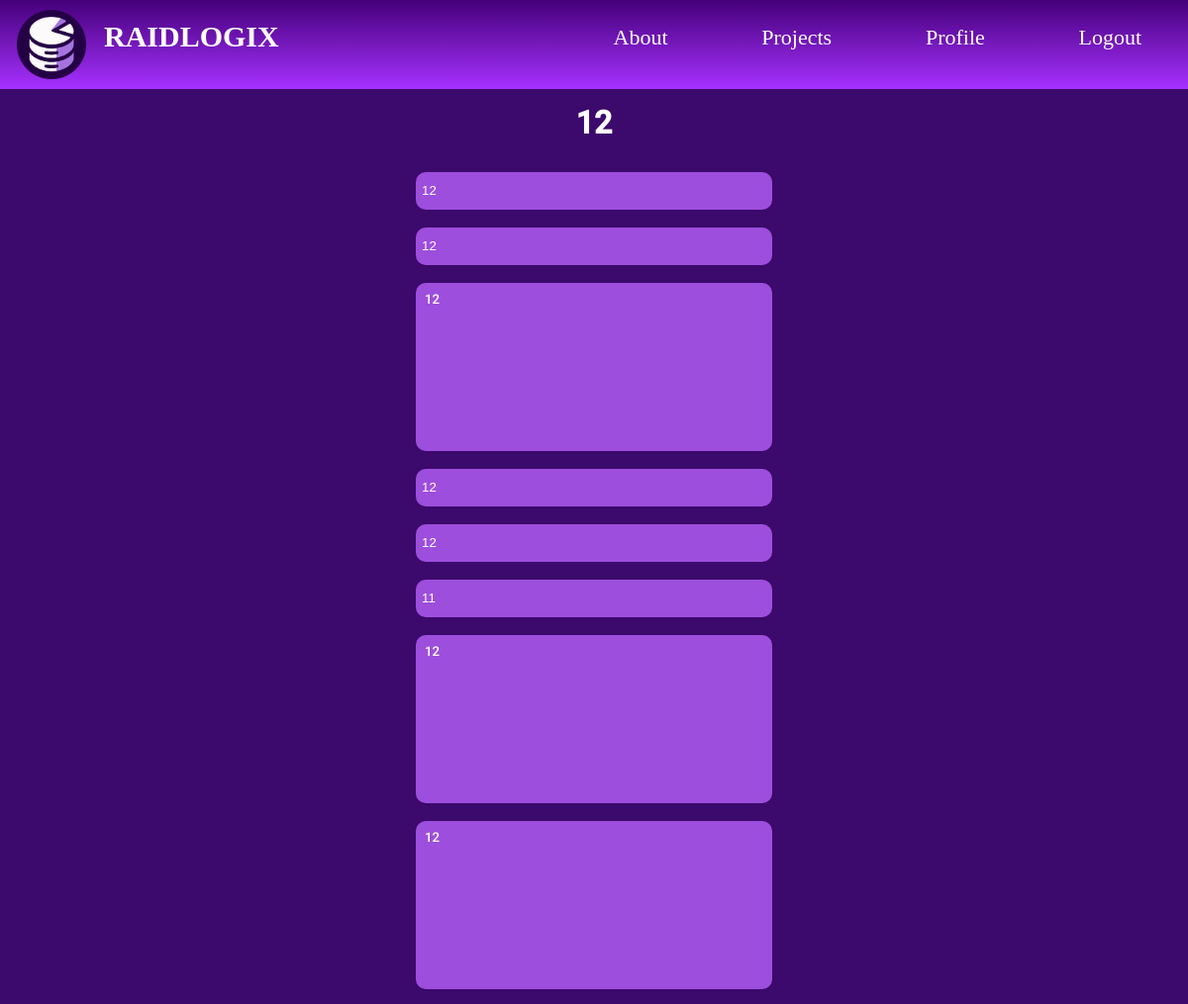
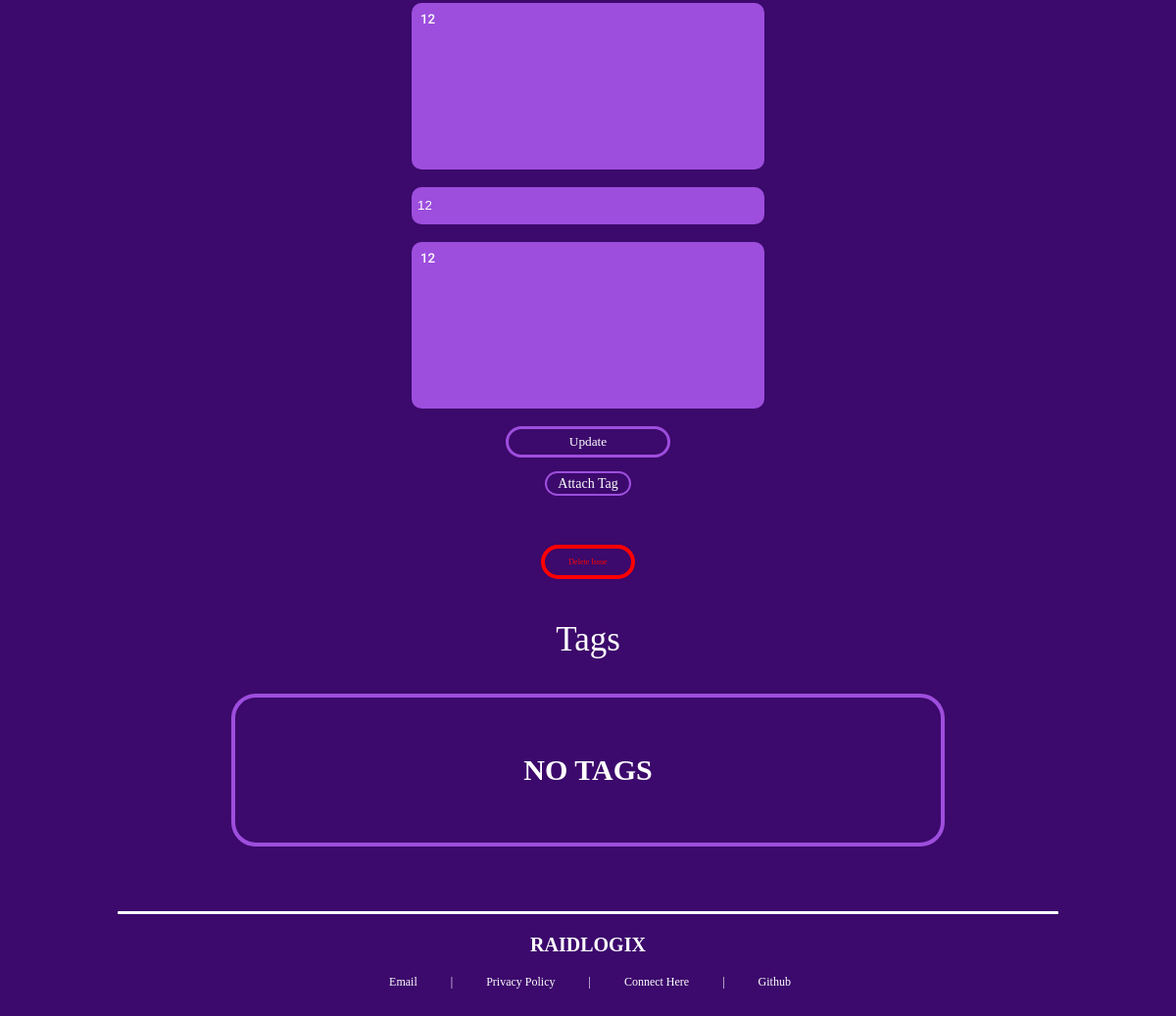
The page /projects/1/issues/1/ (signed in) on the database its author committed (2 pictures, top to bottom).
### raidlogix/models.py (models this page shows)
class issue(models.Model):
    created = models.CharField(max_length=50)
    name = models.CharField(max_length=50)
    owner = models.CharField(max_length=50)
    description = models.TextField()
    impact_details = models.TextField()
    state = models.CharField(max_length=50)
    importance = models.IntegerField()
    impact = models.IntegerField()
    response_status = models.TextField()
    resolution = models.TextField()
    date_resolved = models.CharField(max_length=50)
    root_cause = models.TextField()
    project = models.ForeignKey(project, on_delete=models.CASCADE)

### raidlogix/views.py (the view, shortened to what this page needs)
# urls.py: path('projects/<int:project_pk>/issues/<int:issue_pk>/', views.view_issue, name="view_issue"),
@login_required
def view_issue(request, project_pk, issue_pk):
    this_project = get_object_or_404(project, pk=project_pk)
    if not user_projects.objects.filter(user=request.user, project=this_project).exists():
        return HttpResponseForbidden("You do not have permission to access this project.")
    this_issue = get_object_or_404(issue, pk=issue_pk, project=this_project)
    form = AddIssueForm(instance=this_issue)
    current_user = request.user
    issue_tags = IssueTags.objects.filter(issue=this_issue)
    context = {
        'project': this_project,
        'form':form,
        'issue': this_issue,
        'issue_tags':issue_tags,
    }
    return render(request, 'view_issue.html', context=context)

### raidlogix/templates/view_issue.html (shortened to what this page needs)
{% extends 'h_and_f.html' %}
{% load static %}
{% block content %}
<div id="block-add-risk">
    <h1 id="add-attribute-header">{{form.name.value}}</h1>
    <form action="" method="post" class="add-attribute-form">
        {{ form.created }}
        {{ form.name }}
        <div id="add-assumption-textarea">
            {{ form.description }}
        </div>
        {{ form.state }}
        {{ form.importance }}
        {{ form.impact }}
        <div id="add-assumption-textarea">
            {{ form.impact_details }}
        </div>
        <div id="add-assumption-textarea">
            {{ form.response_status }}
        </div>
        <div id="add-assumption-textarea">
            {{ form.resolution }}
        </div>
            {{ form.date_resolved }}
        <div id="add-assumption-textarea">
            {{ form.root_cause }}
        </div>
        <a href="#" id="add-attribute-submit-a"><input id="add-attribute-submit-assumption" type="submit" value="Update"/></a>
        <div id="attach-tag-button"><div class="submenu-item"><a href="{% url 'issues_tag' project.pk issue.pk %}">Attach Tag</a></div></div>
        <button type="submit" class="delete-attribute" name="delete_issue" onclick="return confirm('Are you sure you want to delete this issue?');">
            Delete Issue
        </button>
    </form>
    <p id="attribute-tags-header" class="cool-text">Tags</p>
    <div class="view-tags-container">
        {% if issue_tags.count == 0 %}
            <h1 id="empty-projects">NO TAGS</h1>
        {% endif %}
    </div>
</div>
{% endblock content %}

### raidlogix/static/main.css (style rules this page uses)
html { background-color:#3C096C; margin: 0%; padding: 0%; }
body { height: auto; display: flex; flex-direction: column; align-items: center; margin: 0%; padding: 0%; }
.cool-text { font-family: "Request"; color: white; }
.submenu-item { font-family: "Request"; font-size: 14px; padding-bottom:4%; padding-top: 4%; padding-left:15%; padding-right:15%; margin: 3%; background-color: #3C096C; border-style: solid; border-color: #9D4EDD; border-width: 2px; text-align: center; border-radius: 20px; width: 100%; transition: transform .125s, background-color .125s; }
.submenu-item a { text-decoration: none; color: #FFFFFF; }
#empty-projects { font-family: "Request"; font-size: 30px; color: white; margin-bottom: 6.25%; margin-top: 6.25%; }
#block-add-risk { display: flex; flex-direction: column; align-items: center; width: 100%; margin-top: 7%; padding-bottom:1%; }
.add-attribute-form { display: flex; flex-direction: column; align-items: center; text-align: center; width: 100%; vertical-align: middle; font-family: "Roboto-Medium"; }
.add-attribute-form > input { margin-top:0.75%; margin-bottom:0.75%; width: 30%; background-color: #9D4EDD; padding-bottom: 0.75%; padding-top: 0.75%; padding-left: 0.5%; padding-right: 0.5%; line-height:1.5; border-width: 0px; color: #FFFFFF; border-radius: 10px; box-sizing: border-box; display: flex; flex-direction: column; justify-content: center; }
.add-attribute-form > input::placeholder { color: #FFFFFF; font-family: "Request"; font-size: 10px; }
.add-attribute-form textarea { display: flex; flex-direction: column; align-items: center; resize: none; background-color: #9D4EDD; border-width: 0px; color: #fff; padding: 3%; border-radius: 10px; width: 100%; position: relative; right:56px; font-family: "Roboto-Medium"; height: 152px; }
.add-attribute-form textarea::placeholder { color: #fff; font-family: "Request"; font-size: 10px; }
#add-attribute-submit-a { width: 20%; }
#add-attribute-header { font-family: "Roboto-Medium"; color: #fff; }
#add-assumption-textarea textarea { width: 28.5%; padding: 0.75%; margin-top: 0.75%; margin-bottom: 0.75%; position: relative; left:35%; }
#add-assumption-textarea { display: flex; flex-direction: column; align-content: center; width: 100%; }
#add-attribute-submit-assumption { font-family: "Request"; width: 70%; margin-top: 4%; background-color: #3C096C; padding: 2%; border-radius: 22px; border-color: #9D4EDD; border-width: 3px; border-style: solid; color: #fff; transition: transform .125s, background-color .125s; }
.delete-attribute { background-color: transparent; border-color: red; border-width: 4px; border-radius: 30px; border-style: solid; margin-top: 4%; color: red; padding: 0.75%; padding-left: 2%; padding-right: 2%; font-family: "Request"; font-size: 8px; transition: transform 0.2s, background-color 0.2s, color 0.2s; }
#attach-tag-button { text-align: center; display: flex; flex-direction: column; align-items: center; margin-top: 1%; }
.view-tags-container { display: flex; flex-direction: column; align-items: center; width: 60%; height: auto; border-color: #9D4EDD; border-width: 4px; border-style: solid; border-radius: 25px; padding-top: 1%; padding-bottom: 1%; color: #fff; margin-bottom: 1%; }
#attribute-tags-header { font-size: 35px; margin-top: 3.5%; }

### rows shown on the page
issue: name.value "12", created "12", name "12", description "12", state "12", importance "12", impact "11", impact_details "12", response_status "12", resolution "12", date_resolved "12", root_cause "12"
